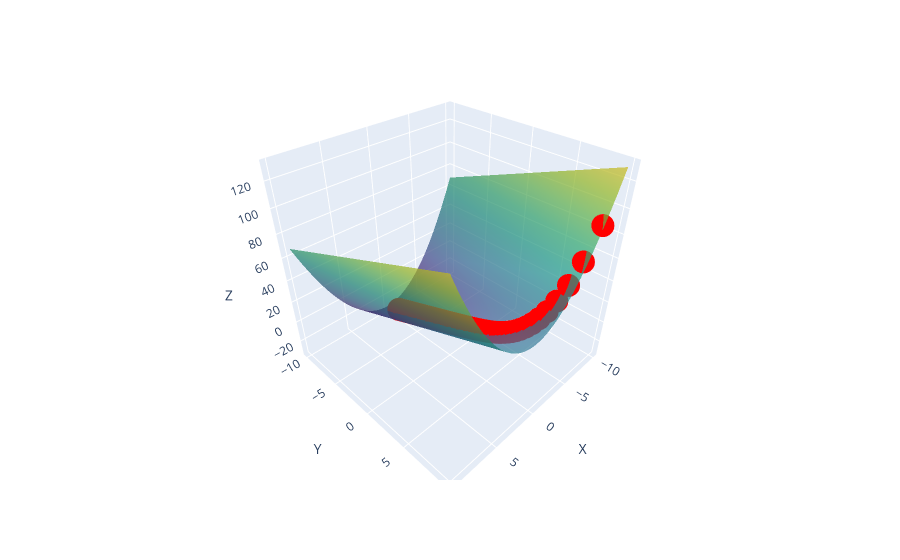

Notebook code cell kept with this figure:
### Code cell
data.head(10)

fig = px.scatter_3d(data, x='X', y='Y', z='Z', color_discrete_sequence=["red"])
xdata = np.arange(-10,10,0.1)
ydata = np.arange(-10,10,0.1)

X,Y = np.meshgrid(xdata, ydata)

Z = X**2 + 3*Y

fig.add_trace(go.Surface(
    x = X,
    y = Y,
    z = Z,
    opacity = .7, showscale= False,
    colorscale='Viridis'
))

fig.show()

### Figure 1 — Plotly figure (JSON) as saved in the notebook; plotly's stock layout.template omitted (floating-point values rounded to 4 significant figures; data arrays with more than 128 entries replaced by an {"elided": "..."} marker saying what was removed)
{"data": [{"hovertemplate": "X=%{x}<br>Y=%{y}<br>Z=%{z}<extra></extra>", "legendgroup": "", "marker": {"color": "red", "symbol": "circle"}, "mode": "markers", "name": "", "scene": "scene", "showlegend": false, "type": "scatter3d", "x": [-8.0, -6.4, -5.12, -4.096, -3.277, -2.621, -2.097, -1.678, -1.342, -1.074, -0.859, -0.6872, -0.5498, -0.4398, -0.3518, -0.2815, -0.2252, -0.1801, -0.1441, -0.1153, -0.09223, -0.07379, -0.05903, -0.04722, -0.03778, -0.03022, -0.02418, -0.01934, -0.01547, -0.01238, -0.009904, -0.007923, -0.006338, -0.005071, -0.004056, -0.003245, -0.002596, -0.002077, -0.001662, -0.001329, -0.001063, -0.0008507, -0.0006806, -0.0005445, -0.0004356, -0.0003484, -0.0002788, -0.000223, -0.0001784, -0.0001427, -0.0001142, -9.134e-05, -7.308e-05, -5.846e-05, -4.677e-05, -3.741e-05, -2.993e-05, -2.395e-05, -1.916e-05, -1.532e-05], "y": [9.7, 9.4, 9.1, 8.8, 8.5, 8.2, 7.9, 7.6, 7.3, 7.0, 6.7, 6.4, 6.1, 5.8, 5.5, 5.2, 4.9, 4.6, 4.3, 4.0, 3.7, 3.4, 3.1, 2.8, 2.5, 2.2, 1.9, 1.6, 1.3, 1.0, 0.7, 0.4, 0.1, -0.2, -0.5, -0.8, -1.1, -1.4, -1.7, -2.0, -2.3, -2.6, -2.9, -3.2, -3.5, -3.8, -4.1, -4.4, -4.7, -5.0, -5.3, -5.6, -5.9, -6.2, -6.5, -6.8, -7.1, -7.4, -7.7, -8.0], "z": [93.1, 69.16, 53.51, 43.18, 36.24, 31.47, 28.1, 25.61, 23.7, 22.15, 20.84, 19.67, 18.6, 17.59, 16.62, 15.68, 14.75, 13.83, 12.92, 12.01, 11.11, 10.21, 9.303, 8.402, 7.501, 6.601, 5.701, 4.8, 3.9, 3.0, 2.1, 1.2, 0.3, -0.6, -1.5, -2.4, -3.3, -4.2, -5.1, -6.0, -6.9, -7.8, -8.7, -9.6, -10.5, -11.4, -12.3, -13.2, -14.1, -15.0, -15.9, -16.8, -17.7, -18.6, -19.5, -20.4, -21.3, -22.2, -23.1, -24.0]}, {"colorscale": [[0, "#440154"], [0.1111, "#482878"], [0.2222, "#3e4989"], [0.3333, "#31688e"], [0.4444, "#26828e"], [0.5556, "#1f9e89"], [0.6667, "#35b779"], [0.7778, "#6ece58"], [0.8889, "#b5de2b"], [1, "#fde725"]], "opacity": 0.7, "showscale": false, "type": "surface", "x": {"elided": "200x200 float values"}, "y": {"elided": "200x200 float values"}, "z": {"elided": "200x200 float values"}}], "layout": {"legend": {"tracegroupgap": 0}, "margin": {"t": 60}, "scene": {"domain": {"x": [0, 1], "y": [0, 1]}, "xaxis": {"title": {"text": "X"}}, "yaxis": {"title": {"text": "Y"}}, "zaxis": {"title": {"text": "Z"}}}}}
